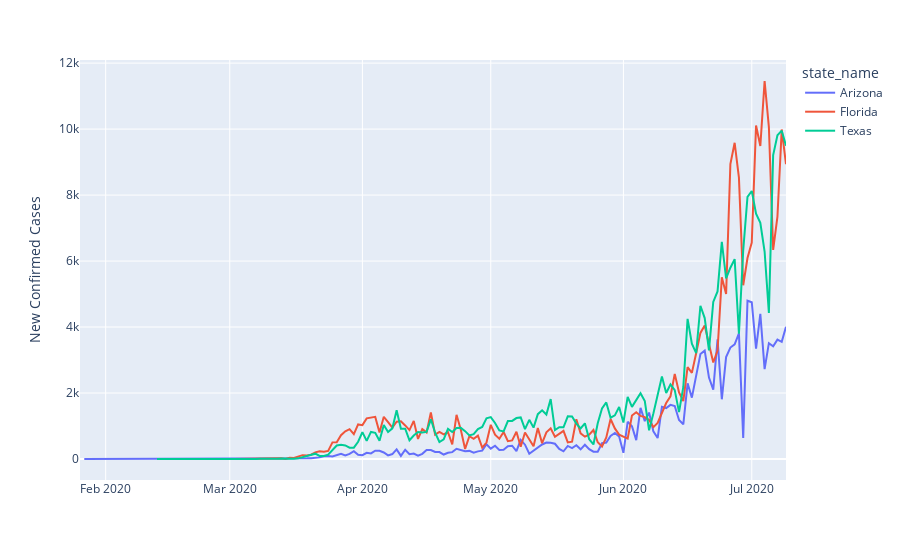

The cell this chart's notebook holds for it:
### Markdown cell above
### Texas Vs Florida?
We compare two red states, texas and Florida. We first see the timeseries of daily new confirmed cases in the two states so that we can visually see if they are similar, we can then plot them against each other to see if we get a straight line at 45 degrees (perfect correlation) and then finally we determine a statistical correlation.

**Please see https://realpython.com/numpy-scipy-pandas-correlation-python/**

### Code cell
#covid_us_states_daily_changes_wide_2_states = covid_us_states_daily_changes_wide[['Texas', 'Florida']]
#'Virginia|California|New York|Texas|Florida|Arizona|Maryland'
covid_us_states_daily_changes_2_states = covid_us_states_daily_changes[covid_us_states_daily_changes['state_name'].str.contains('Arizona|Texas|Florida')]

# draw a timeseries chart
import plotly.express as px


fig = px.line(covid_us_states_daily_changes_2_states, x='date', y='new_confirmed_cases', color='state_name')
fig.update_layout(yaxis_title="New Confirmed Cases",
                  xaxis_title="")
fig.show()

### Figure 1 — Plotly figure (JSON) as saved in the notebook; plotly's stock layout.template omitted (floating-point values rounded to 4 significant figures; data arrays with more than 128 entries replaced by an {"elided": "..."} marker saying what was removed)
{"data": [{"hovertemplate": "state_name=Arizona<br>date=%{x}<br>new_confirmed_cases=%{y}<extra></extra>", "legendgroup": "Arizona", "line": {"color": "#636efa", "dash": "solid"}, "mode": "lines", "name": "Arizona", "orientation": "v", "showlegend": true, "type": "scatter", "x": {"elided": "166 str values"}, "xaxis": "x", "y": {"elided": "166 int values"}, "yaxis": "y"}, {"hovertemplate": "state_name=Florida<br>date=%{x}<br>new_confirmed_cases=%{y}<extra></extra>", "legendgroup": "Florida", "line": {"color": "#EF553B", "dash": "solid"}, "mode": "lines", "name": "Florida", "orientation": "v", "showlegend": true, "type": "scatter", "x": {"elided": "131 str values"}, "xaxis": "x", "y": {"elided": "131 int values"}, "yaxis": "y"}, {"hovertemplate": "state_name=Texas<br>date=%{x}<br>new_confirmed_cases=%{y}<extra></extra>", "legendgroup": "Texas", "line": {"color": "#00cc96", "dash": "solid"}, "mode": "lines", "name": "Texas", "orientation": "v", "showlegend": true, "type": "scatter", "x": {"elided": "149 str values"}, "xaxis": "x", "y": {"elided": "149 int values"}, "yaxis": "y"}], "layout": {"autosize": true, "legend": {"title": {"text": "state_name"}, "tracegroupgap": 0}, "margin": {"t": 60}, "xaxis": {"anchor": "y", "autorange": true, "domain": [0, 1], "range": ["2020-01-26", "2020-07-09"], "title": {"text": ""}, "type": "date"}, "yaxis": {"anchor": "x", "autorange": true, "domain": [0, 1], "range": [-636.6, 12090.0], "title": {"text": "New Confirmed Cases"}, "type": "linear"}}}
